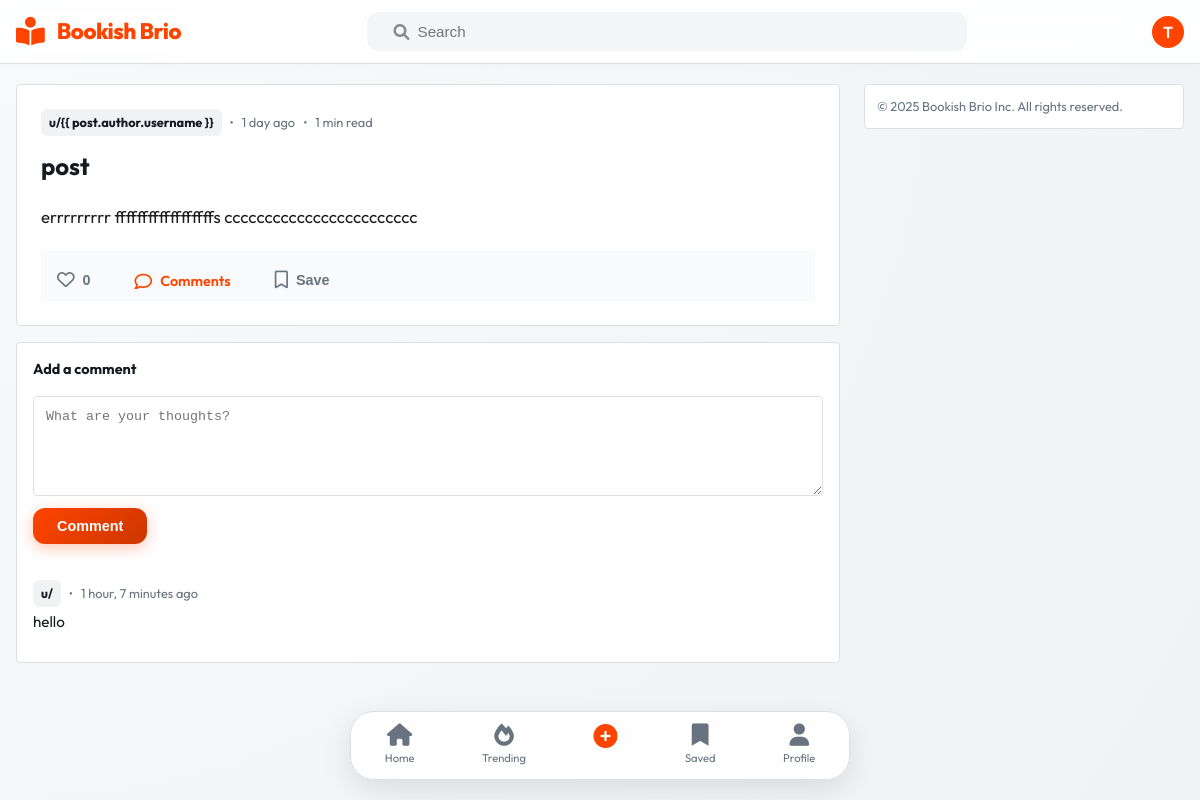
/post/3/ (signed in), run on the app's committed database.
### home/models.py (models this page shows, shortened)
class Post(models.Model):
    title = models.CharField(max_length=200)
    content = models.TextField()
    image = models.ImageField(
        upload_to='posts/',
        blank=True,
        null=True,
        help_text="Optional cover image for the post"
    )
    author = models.ForeignKey(
        User,
        on_delete=models.CASCADE,
        related_name='posts'
    )
    likes = models.ManyToManyField(
        User,
        related_name='liked_posts',
        blank=True,
        help_text="Users who liked this post"
    )
    tags = models.ManyToManyField('Tag', blank=True, related_name='posts', help_text="Tags for this post")
    created_at = models.DateTimeField(auto_now_add=True)
    def total_likes(self):
        return self.likes.count()
    def reading_time(self):
        import math
        words = len(strip_tags(self.content).split())
        minutes = math.ceil(words / 200)
        return f"{minutes} min read"

class Comment(models.Model):
    post = models.ForeignKey(
        Post,
        on_delete=models.CASCADE,
        related_name='comments'
    )
    author = models.ForeignKey(User, on_delete=models.CASCADE)
    content = models.TextField()
    created_at = models.DateTimeField(auto_now_add=True)

### home/views.py (the view)
# urls.py: path('post/<int:pk>/', views.post_detail, name='post_detail'),
def post_detail(request, pk):
    post = get_object_or_404(Post, pk=pk)
    comments = post.comments.all()
    images = post.images.all()
    if request.method == "POST":
        comment_form = CommentForm(request.POST)
        if comment_form.is_valid():
            comment = comment_form.save(commit=False)
            comment.post = post
            comment.author = request.user
            comment.save()
            messages.success(request, 'Comment added successfully!')
            return redirect('post_detail', pk=post.pk)
    else:
        comment_form = CommentForm()
    is_bookmarked = False
    if request.user.is_authenticated:
        is_bookmarked = Bookmark.objects.filter(user=request.user, post=post).exists()
    return render(request, 'home/post_detail.html', {
        'post': post,
        'comments': comments,
        'comment_form': comment_form,
        'images': images,
        'is_bookmarked': is_bookmarked
    })

### home/forms.py
class CommentForm(forms.ModelForm):
    class Meta:
        model = Comment
        fields = ['content']
        widgets = {
            'content': forms.Textarea(attrs={
                'rows': 4,
                'placeholder': 'Write your comment here...'
            })
        }

### home/templates/home/post_detail.html (shortened to what this page needs)
{% extends "home/base.html" %}
{% block content %}
<article class="detail-card">
    <div class="detail-body">
        <div class="post-meta">
            <a href="{% url 'public_profile' post.author.username %}" class="post-author">u/{{ post.author.username
                }}</a>
            <span>•</span>
            <span>{{ post.created_at|timesince }} ago</span>
            {% if post.reading_time %}
            <span>•</span>
            <span>{{ post.reading_time }}</span>
            {% endif %}
        </div>
        <h1 style="font-size: 1.5rem; font-weight: 700; margin: 12px 0;">{{ post.title }}</h1>
        <div class="post-full-content">
            {{ post.content|safe }}
        </div>
        <div class="post-actions" style="border-top: 1px solid var(--border-light); padding: 12px 0 0 0;">
            <form action="{% url 'like_post' post.pk %}" method="POST" class="like-form">
                <button type="submit" class="action-btn {% if user in post.likes.all %}active{% endif %}">
                    <i class="{% if user in post.likes.all %}fas{% else %}far{% endif %} fa-heart"></i>
                    <span class="count">{{ post.total_likes }}</span>
                </button>
            </form>
            <div class="action-btn active" style="cursor: default;">
                <i class="far fa-comment"></i>
                <span>{{ post.comment_count }} Comments</span>
            </div>
            {% if user.is_authenticated %}
            <form action="{% url 'bookmark_post' post.pk %}" method="POST" class="bookmark-form">
                <button type="submit" class="action-btn {% if post.is_bookmarked %}active{% endif %}">
                    <i class="{% if post.is_bookmarked %}fas{% else %}far{% endif %} fa-bookmark"></i>
                    <span>{% if post.is_bookmarked %}Saved{% else %}Save{% endif %}</span>
                </button>
            </form>
            {% endif %}
        </div>
    </div>
</article>
<section class="comment-section">
    <h3 style="font-size: 0.9rem; font-weight: 700; margin-bottom: 16px;">Add a comment</h3>
    {% if user.is_authenticated %}
    <form method="post" class="comment-form">
        <textarea name="content" placeholder="What are your thoughts?" required></textarea>
        <button type="submit" class="btn-orange">Comment</button>
    </form>
    {% endif %}
    <div class="comments-list" style="margin-top: 24px;">
        {% for comment in post.comments.all %}
        <div class="comment-item">
            <div class="post-meta" style="margin-bottom: 4px;">
                <a href="{% url 'public_profile' comment.user.username %}" class="post-author"
                    style="font-size: 0.8rem;">u/{{ comment.user.username }}</a>
                <span>•</span>
                <span style="font-size: 0.8rem;">{{ comment.created_at|timesince }} ago</span>
            </div>
            <div style="font-size: 0.95rem;">{{ comment.content }}</div>
        </div>
        {% empty %}
        <p style="text-align: center; color: var(--text-meta); padding: 20px; font-size: 0.9rem;">No comments yet.</p>
        {% endfor %}
    </div>
</section>
{% endblock %}

### home/templates/home/base.html (shortened to what this page needs)
{% load static %}
<!DOCTYPE html>
<html lang="en">
<head>
    <link rel="stylesheet" href="https://cdnjs.cloudflare.com/ajax/libs/font-awesome/6.0.0-beta3/css/all.min.css">
    <link rel="stylesheet" href="{% static 'home/css/main.css' %}">
</head>
<body>
    <header class="header">
        <div class="header-content">
            <a href="{% url 'index' %}" class="logo-link">
                <i class="fas fa-book-reader fa-lg"></i>
                <h1>Bookish Brio</h1>
            </a>
            <div class="search-container">
                <form action="{% url 'search_enhanced' %}" method="get" class="search-form">
                    <i class="fas fa-search" style="color: #878a8c; margin-left: 10px;"></i>
                    <input type="text" name="q" placeholder="Search" value="{{ request.GET.q|default:'' }}">
                </form>
            </div>
            <div class="header-actions">
                {% if user.is_authenticated %}
                <a href="{% url 'profile' %}" class="user-avatar-link" style="text-decoration: none;">
                    <div class="user-avatar"
                        style="width: 32px; height: 32px; border-radius: 50%; background: var(--primary); color: white; display: flex; align-items: center; justify-content: center; font-weight: 600;">
                        {{ user.username|first|upper }}
                    </div>
                </a>
                {% else %}
                <a href="{% url 'login' %}" class="btn-orange">Log In</a>
                {% endif %}
            </div>
        </div>
    </header>
    <main class="main-container">
        <section class="content-feed">
            {% block content %}{% endblock %}
        </section>
        <aside class="sidebar">
            {% block sidebar %}
            <div
                style="background: white; border: 1px solid var(--border); border-radius: 4px; padding: 12px; box-shadow: var(--shadow-sm);">
                <p style="font-size: 0.8rem; color: var(--text-meta);">© 2025 Bookish Brio Inc. All rights reserved.</p>
            </div>
            {% endblock %}
        </aside>
    </main>
    <nav class="bottom-nav">
        <a href="{% url 'index' %}" class="nav-item">
            <i class="fas fa-home"></i>
            <span>Home</span>
        </a>
        <a href="{% url 'trending' %}" class="nav-item">
            <i class="fas fa-fire"></i>
            <span>Trending</span>
        </a>
        <a href="{% url 'add_post' %}" class="nav-item">
            <i class="fas fa-plus-circle" style="font-size: 1.5rem; color: var(--primary);"></i>
        </a>
        <a href="{% url 'bookmarks' %}" class="nav-item">
            <i class="fas fa-bookmark"></i>
            <span>Saved</span>
        </a>
        <a href="{% url 'profile' %}" class="nav-item">
            <i class="fas fa-user"></i>
            <span>Profile</span>
        </a>
    </nav>
</body>
</html>

### home/static/home/css/main.css (style rules this page uses)
:root { --primary: hsl(16, 100%, 50%); --primary-dark: hsl(16, 100%, 40%); --primary-light: hsl(16, 100%, 65%); --accent: hsl(210, 100%, 50%); --bg-body: hsl(215, 20%, 95%); --bg-card: hsl(0, 0%, 100%); --bg-glass: hsla(0, 0%, 100%, 0.85); --text-main: hsl(210, 20%, 10%); --text-meta: hsl(210, 10%, 45%); --border: hsl(210, 15%, 88%); --border-hover: hsl(210, 15%, 80%); --shadow-soft: 0 4px 20px -5px rgba(0, 0, 0, 0.08); --shadow-premium: 0 10px 30px -10px rgba(0, 0, 0, 0.12); --transition: all 0.3s cubic-bezier(0.4, 0, 0.2, 1); --container-max: 800px; }
* { margin: 0; padding: 0; box-sizing: border-box; -webkit-font-smoothing: antialiased; }
body { font-family: 'Outfit', 'Inter', -apple-system, sans-serif; background: radial-gradient(circle at top left, hsl(215, 30%, 98%), var(--bg-body)); color: var(--text-main); line-height: 1.5; padding-bottom: 80px; min-height: 100vh; }
.header { background: var(--bg-glass); backdrop-filter: blur(12px); -webkit-backdrop-filter: blur(12px); border-bottom: 1px solid var(--border); padding: 12px 16px; position: sticky; top: 0; z-index: 1000; box-shadow: 0 2px 10px rgba(0,0,0,0.02); }
.header-content { max-width: 1200px; margin: 0 auto; display: flex; align-items: center; justify-content: space-between; gap: 1.5rem; }
.logo-link { text-decoration: none; display: flex; align-items: center; gap: 0.75rem; color: var(--primary); transition: var(--transition); }
.logo-link i { font-size: 1.8rem; }
.logo-link h1 { font-size: 1.4rem; font-weight: 800; letter-spacing: -0.5px; display: none; }
@media (min-width: 640px) { .logo-link h1 { display: block; } }
.search-container { flex: 1; max-width: 600px; }
.search-form { background: hsl(210, 15%, 96%); border: 1.5px solid transparent; border-radius: 12px; display: flex; align-items: center; padding: 0 16px; transition: var(--transition); }
.search-form input { background: transparent; border: none; padding: 10px 8px; width: 100%; outline: none; font-size: 0.95rem; color: var(--text-main); }
.btn-orange { background: linear-gradient(135deg, var(--primary), var(--primary-dark)); color: white; padding: 10px 24px; border-radius: 12px; font-weight: 700; text-decoration: none; font-size: 0.9rem; border: none; cursor: pointer; transition: var(--transition); display: inline-flex; align-items: center; justify-content: center; box-shadow: 0 4px 15px hsla(16, 100%, 50%, 0.3); }
.main-container { max-width: 1200px; margin: 0 auto; padding: 20px 16px; display: grid; grid-template-columns: 1fr; gap: 24px; }
@media (min-width: 992px) { .main-container { grid-template-columns: 1fr 320px; } }
@media (min-width: 992px) { .sidebar { display: block; } }
.post-meta { font-size: 0.8rem; color: var(--text-meta); margin-bottom: 12px; display: flex; align-items: center; gap: 8px; }
.post-author { color: var(--text-main); font-weight: 700; text-decoration: none; padding: 4px 8px; background: hsl(210, 15%, 95%); border-radius: 6px; transition: var(--transition); }
.post-actions { display: flex; padding: 8px 12px; gap: 12px; background: hsl(210, 15%, 98%); border-top: 1px solid var(--border); }
.action-btn { background: transparent; border: none; padding: 8px 16px; border-radius: 8px; color: var(--text-meta); font-size: 0.9rem; font-weight: 600; display: flex; align-items: center; gap: 8px; cursor: pointer; transition: var(--transition); }
.action-btn.active { color: var(--primary); }
.action-btn i { font-size: 1.1rem; }
.bottom-nav { position: fixed; bottom: 20px; left: 50%; transform: translateX(-50%); width: calc(100% - 32px); max-width: 500px; background: rgba(255, 255, 255, 0.9); backdrop-filter: blur(10px); border: 1px solid var(--border); border-radius: 24px; display: flex; justify-content: space-around; padding: 12px 0; z-index: 1000; box-shadow: 0 10px 30px rgba(0,0,0,0.1); }
.nav-item { display: flex; flex-direction: column; align-items: center; text-decoration: none; color: var(--text-meta); font-size: 0.7rem; gap: 4px; transition: var(--transition); }
.nav-item i { font-size: 1.4rem; }

### data on the page
Post: created_at "1 day", reading_time "1 min read", title "post", content "errrrrrrrr ffffffffffffffffffs cccccccccccccccccccccccc", total_likes "0"
Comment: created_at "1 hour, 7 minutes", content "hello"

### other printed values
{{ user.username|first|upper }} "T"
